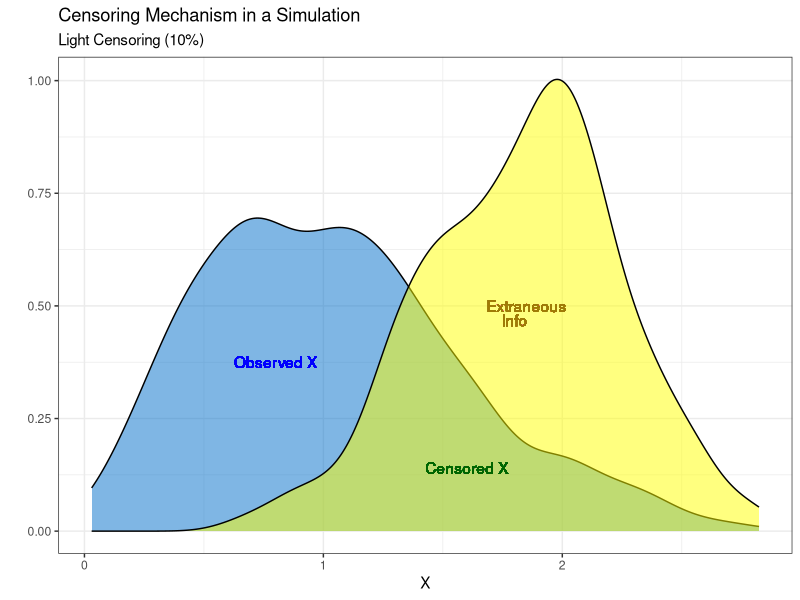
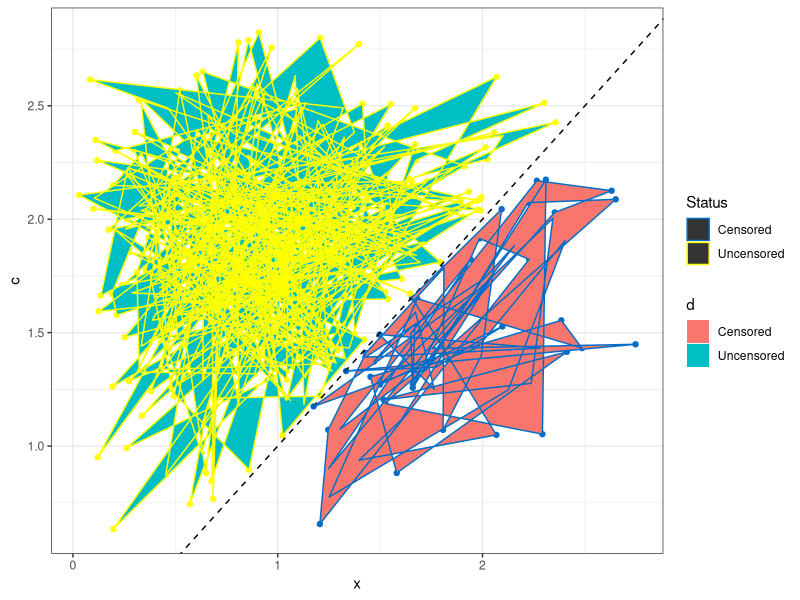
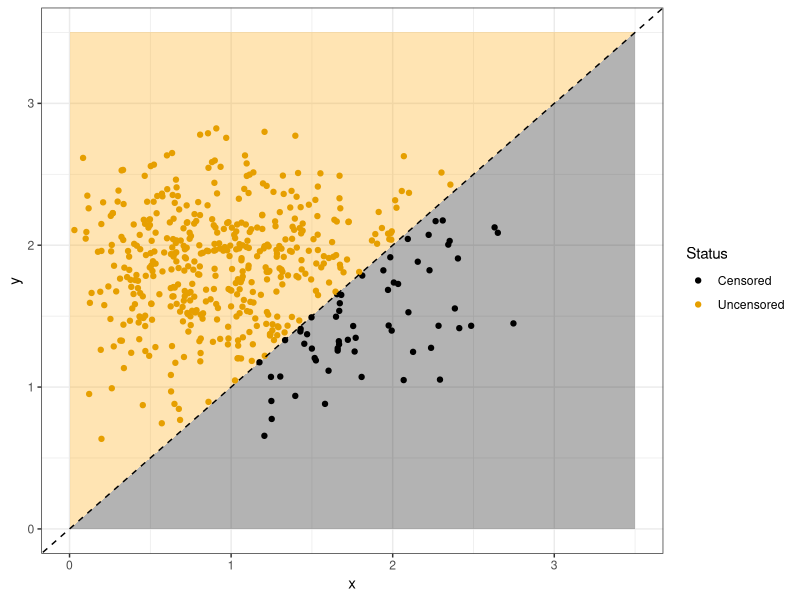

Write R code to recreate these figures, in order. (Note: this script raises an error after producing the figures.)

# This script generates a plot to explain the censoring mechanism in the simulations.

set.seed(12623) #day Ashley first wrote the plot
library(tidyverse)
library(ggthemes)
library(gridExtra)

n <- 500
x <- rweibull(n = n, shape = 2, scale = 1.2) #to be censored covariate
e <- rnorm(n = n, mean = 0, sd = 1) #random error
y <- 1 + 0.5 * x + e #continuous outcome
c <- rweibull(n = n, shape = 5, scale = 2)
d <- as.numeric(x <= c) 


toy <- data.frame(x,y,c,d)

1 - mean(toy$d) #10% censored

toy %>% ggplot() +
  geom_density(aes(x = x), 
               fill = "#006ec9", 
               alpha = 0.5) +
  geom_density(aes(x = c), 
               fill = "yellow", 
               alpha = 0.5) +
  geom_text(x = 0.8, y = 0.375, 
            label="Observed X",
            color = "blue") +
  geom_text(x = 1.85, y = 0.5,
            label = "Extraneous",
            color = "#9f7a06") + 
  geom_text(x = 1.8, y = 0.468,
            label = "Info",
            color = "#9f7a06") + 
  geom_text(x = 1.6, y = 0.14,
            label = "Censored X",
            color = "darkgreen") + 
  theme_bw() +
  labs(title = "Censoring Mechanism in a Simulation",
       subtitle = "Light Censoring (10%)",
       x = "X",
       y = "")
 
# Sarah's added plot #1 (this one does the fun *pop* art)
toy %>% 
  mutate(d = factor(x = d, levels = c(0, 1), 
                    labels = c("Censored", "Uncensored"))) %>%
  ggplot(aes(x = x, y = c, col = d)) + 
  geom_point() + 
  geom_abline(slope = 1, linetype = 2) +
  theme_bw() + 
  scale_color_manual(name = "Status", 
                     values = c("#006ec9", "yellow")) + 
  geom_polygon(aes(fill = d))

# Sarah's added plot #2 (this one is boring but more informative)
toy %>% 
  mutate(d = factor(x = d, levels = c(0, 1), 
                    labels = c("Censored", "Uncensored"))) %>%
  ggplot() + 
  geom_polygon(data = data.frame(x = c(0, 0, 3.5), y = c(0, 3.5, 3.5)), aes(x = x, y = y), fill = "orange", alpha = 0.3) +
  geom_polygon(data = data.frame(x = c(0, 3.5, 3.5), y = c(0, 0, 3.5)), aes(x = x, y = y), fill = "black", alpha = 0.3) +
  geom_point(aes(x = x, y = c, col = d)) + 
  geom_abline(slope = 1, linetype = 2) +
  theme_bw() + ggthemes::scale_colour_colorblind(name = "Status") 


#Ashley's riff off of Sarah's plot #2: varied censoring mechanisms
grid_toy <- data.frame(x,y)
censor_levels <- seq(from = 0.5, to = 3, by = 0.5) #set range of scale parameters
for(i in censor_levels) {
  new_censor <- rweibull(n = n, shape = 5, scale = i)
  grid_toy <- cbind(grid_toy, new_censor)
}

colnames(grid_toy) <- c("x", "y", "c1", "c2", "c3", "c4", "c5", "c6") #to counteract my hacky way of appending
grid_toy <- grid_toy %>% #to add event indicators
  mutate(d1 = as.numeric(x <= c1),
         d2 = as.numeric(x <= c2),
         d3 = as.numeric(x <= c3),
         d4 = as.numeric(x <= c4),
         d5 = as.numeric(x <= c5),
         d6 = as.numeric(x <= c6))

grid_toy <- grid_toy %>% 
  mutate(d1 = factor(x = d1, levels = c(0, 1), 
                    labels = c("Censored", "Uncensored")),
         d2 = factor(x = d2, levels = c(0, 1), 
                     labels = c("Censored", "Uncensored")),
         d3 = factor(x = d3, levels = c(0, 1), 
                     labels = c("Censored", "Uncensored")),
         d4 = factor(x = d4, levels = c(0, 1), 
                     labels = c("Censored", "Uncensored")),
         d5 = factor(x = d5, levels = c(0, 1), 
                     labels = c("Censored", "Uncensored")),
         d6 = factor(x = d6, levels = c(0, 1), 
                     labels = c("Censored", "Uncensored")))  #to relabel event indicators
  
plot1 <- grid_toy %>% ggplot() +
  geom_polygon(data = data.frame(x = c(0, 0, 3.5), y = c(0, 3.5, 3.5)), aes(x = x, y = y), fill = "orange", alpha = 0.3) +
  geom_polygon(data = data.frame(x = c(0, 3.5, 3.5), y = c(0, 0, 3.5)), aes(x = x, y = y), fill = "black", alpha = 0.3) +
  geom_point(aes(x = x, y = c1, col = d1)) + 
  geom_abline(slope = 1, linetype = 2) +
  theme_bw() + ggthemes::scale_colour_colorblind(name = "Status") +
  labs(x = "X", y = "C", title = "Who's Getting Censored?", subtitle = "Scale = 0.5")

plot2 <- grid_toy %>% ggplot() +
  geom_polygon(data = data.frame(x = c(0, 0, 3.5), y = c(0, 3.5, 3.5)), aes(x = x, y = y), fill = "orange", alpha = 0.3) +
  geom_polygon(data = data.frame(x = c(0, 3.5, 3.5), y = c(0, 0, 3.5)), aes(x = x, y = y), fill = "black", alpha = 0.3) +
  geom_point(aes(x = x, y = c2, col = d2)) + 
  geom_abline(slope = 1, linetype = 2) +
  theme_bw() + ggthemes::scale_colour_colorblind(name = "Status") +
  labs(x = "X", y = "C", title = "Who's Getting Censored?", subtitle = "Scale = 1")

plot3 <- grid_toy %>% ggplot() +
  geom_polygon(data = data.frame(x = c(0, 0, 3.5), y = c(0, 3.5, 3.5)), aes(x = x, y = y), fill = "orange", alpha = 0.3) +
  geom_polygon(data = data.frame(x = c(0, 3.5, 3.5), y = c(0, 0, 3.5)), aes(x = x, y = y), fill = "black", alpha = 0.3) +
  geom_point(aes(x = x, y = c3, col = d3)) + 
  geom_abline(slope = 1, linetype = 2) +
  theme_bw() + ggthemes::scale_colour_colorblind(name = "Status") +
  labs(x = "X", y = "C", title = "Who's Getting Censored?", subtitle = "Scale = 1.5")

plot4 <- grid_toy %>% ggplot() +
  geom_polygon(data = data.frame(x = c(0, 0, 3.5), y = c(0, 3.5, 3.5)), aes(x = x, y = y), fill = "orange", alpha = 0.3) +
  geom_polygon(data = data.frame(x = c(0, 3.5, 3.5), y = c(0, 0, 3.5)), aes(x = x, y = y), fill = "black", alpha = 0.3) +
  geom_point(aes(x = x, y = c4, col = d4)) + 
  geom_abline(slope = 1, linetype = 2) +
  theme_bw() + ggthemes::scale_colour_colorblind(name = "Status") +
  labs(x = "X", y = "C", title = "Who's Getting Censored?", subtitle = "Scale = 2")

plot5 <- grid_toy %>% ggplot() +
  geom_polygon(data = data.frame(x = c(0, 0, 3.5), y = c(0, 3.5, 3.5)), aes(x = x, y = y), fill = "orange", alpha = 0.3) +
  geom_polygon(data = data.frame(x = c(0, 3.5, 3.5), y = c(0, 0, 3.5)), aes(x = x, y = y), fill = "black", alpha = 0.3) +
  geom_point(aes(x = x, y = c5, col = d5)) + 
  geom_abline(slope = 1, linetype = 2) +
  theme_bw() + ggthemes::scale_colour_colorblind(name = "Status") +
  labs(x = "X", y = "C", title = "Who's Getting Censored?", subtitle = "Scale = 2.5 (my original)")

plot6 <- grid_toy %>% ggplot() +
  geom_polygon(data = data.frame(x = c(0, 0, 3.5), y = c(0, 3.5, 3.5)), aes(x = x, y = y), fill = "orange", alpha = 0.3) +
  geom_polygon(data = data.frame(x = c(0, 3.5, 3.5), y = c(0, 0, 3.5)), aes(x = x, y = y), fill = "black", alpha = 0.3) +
  geom_point(aes(x = x, y = c6, col = d6)) + 
  geom_abline(slope = 1, linetype = 2) +
  theme_bw() + ggthemes::scale_colour_colorblind(name = "Status") +
  labs(x = "X", y = "C", title = "Who's Getting Censored?", subtitle = "Scale = 3")

grid.arrange(plot1, plot2, plot3, plot4, plot5, plot6, 
             nrow = 2, common.legend = TRUE) #might want to plot zoom to see it
#the takeaway: as the scale parameter of the Weibull distribution increases, less data is censored.

ggpubr::ggarrange(plotlist = list(plot1, plot2, plot3, plot4, plot5, plot6), common.legend = TRUE)
